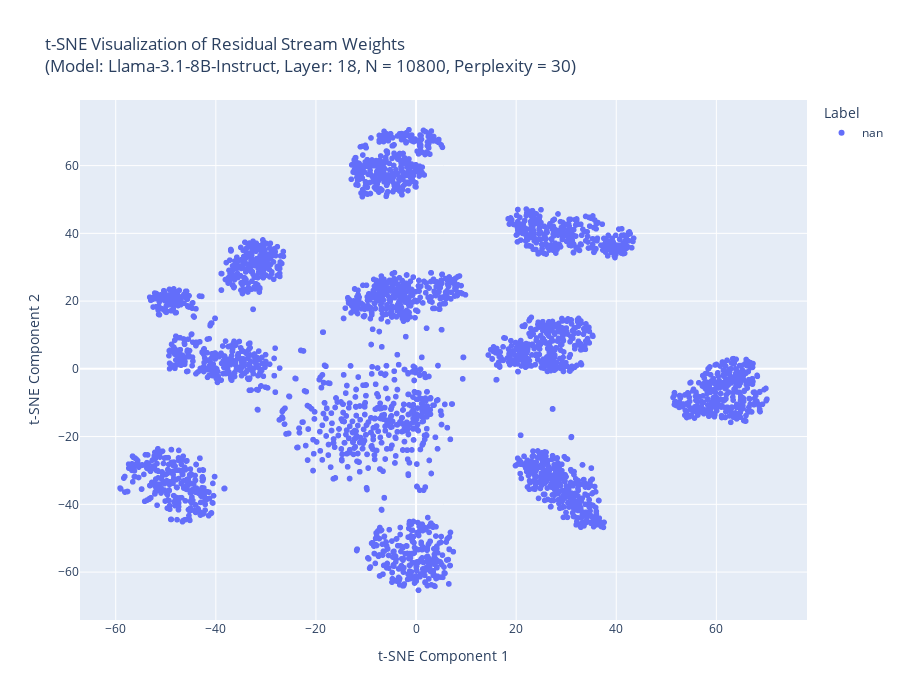

Notebook code for this chart:
### Code cell
visualize_act_with_t_sne_interactive(model_name = model_name, layer = 18, tensors_flat = tensors_flat, labels = df["prompt_name"], dataset_name = dataset_name, num_samples=num_samples, perplexity=30, scores=None, save=False)

### Figure 1 — Plotly figure (JSON) as saved in the notebook; plotly's stock layout.template omitted (floating-point values rounded to 4 significant figures; data arrays with more than 128 entries replaced by an {"elided": "..."} marker saying what was removed)
{"data": [{"customdata": {"elided": "3600x1 null values"}, "hovertemplate": "Label=%{customdata[0]}<br>Component 1=%{x}<br>Component 2=%{y}<extra></extra>", "legendgroup": "nan", "marker": {"color": "#636efa", "symbol": "circle"}, "mode": "markers", "name": "nan", "showlegend": true, "type": "scattergl", "x": {"elided": "3600 float values"}, "xaxis": "x", "y": {"elided": "3600 float values"}, "yaxis": "y"}], "layout": {"height": 700, "legend": {"title": {"text": "Label"}, "tracegroupgap": 0}, "title": {"text": "t-SNE Visualization of Residual Stream Weights<br>(Model: Llama-3.1-8B-Instruct, Layer: 18, N = 10800, Perplexity = 30)"}, "width": 900, "xaxis": {"anchor": "y", "domain": [0, 1], "title": {"text": "t-SNE Component 1"}}, "yaxis": {"anchor": "x", "domain": [0, 1], "title": {"text": "t-SNE Component 2"}}}}
